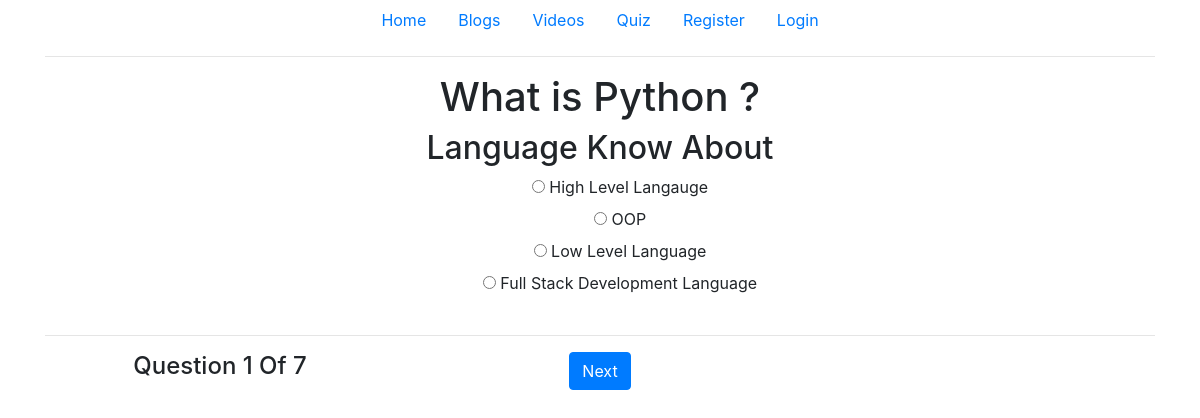
Screenshot of /quiz/startQuiz/ with the database file from the repository.
### quiz/models.py (models this page shows, shortened)
class Question(models.Model):
    quesId = models.IntegerField(primary_key=True)
    quesTitle = models.CharField(max_length=200)
    quesDescription = models.CharField(max_length=200)
    quesCreatedOn = models.DateTimeField()

class Choice(models.Model):
    ques = models.ForeignKey('Question' , on_delete = models.CASCADE)
    choice_1 = models.CharField(max_length=100)
    choice_2 = models.CharField(max_length=100)
    choice_3 = models.CharField(max_length=100)
    choice_4 = models.CharField(max_length=100)
    correctChoice = models.CharField(max_length=100)

### quiz/views.py (the view)
# urls.py: path('startQuiz/' , QuestionView.as_view() , name = 'startquiz'),
class QuestionView(ListView):
    model = Question
    template_name = 'question_list.html'
    paginate_by = 1
    context_object_name = 'QuestionContext'
    def get_context_data(self, **kwargs):
        context = super().get_context_data(**kwargs)
        paginator = Paginator(Question.objects.all(), self.paginate_by)
        page = self.request.GET.get('page')
        if page:
            context['Choices'] = Choice.objects.get(ques = page)
            context['result'] = ''
        else:
            context['Choices'] = Choice.objects.get(ques = Question.objects.all()[0].quesId)
            context['result'] = ''
        return context

### quiz/templates/quiz/question_list.html (shortened to what this page needs)
{% load static %}
{% include "home/header.html" %}
{% block content %}
<div class="container">
 {% for question in page_obj %}
    <h1 class="text-center">{{ question.quesTitle }}</h1>
    <h2 class="text-center">{{ question.quesDescription }}</h2>
 {% endfor %}
 {% if Choices %}
 <div class="row">
     <div class="col-lg-12 text-center">
         <form id="inputForm" method="POST">
         <ul style="list-style: none;">
             <li>
                <input type="radio" value="{{ Choices.choice_1 }}" id="inpRadio" name="choiceselected">
                <label for = "inpRadio">{{ Choices.choice_1 }}</label>
             </li>
             <li>
                <input type="radio" value="{{ Choices.choice_2 }}" id="inpRadio" name="choiceselected">
                 <label for = "inpRadio">{{ Choices.choice_2 }}</label>
            </li>
            <li>
                <input type="radio" value="{{ Choices.choice_3 }}" id="inpRadio" name="choiceselected">
                <label for = "inpRadio">{{ Choices.choice_3 }}</label>
            </li>
            <li>
                <input type="radio" value="{{ Choices.choice_4 }}" id="inpRadio" name="choiceselected">
                <label for = "inpRadio">{{ Choices.choice_4 }}</label>
            </li>
         </ul>
         </form>
     </div>
 </div>
 {% endif %}
 <hr>
 <div class="row">
 <div class="col-lg-4 text-center">
 <span>
     <h4>Question {{ page_obj.number }} Of {{ page_obj.paginator.num_pages }} </h4>
 </span>
 </div>
 {% if page_obj.has_next %}
 <div class="col-lg-4 text-center">
    <a class="btn btn-primary" href="?page={{ page_obj.next_page_number }}" onclick="hitForm()">Next</a>
 </div>
 {% endif %}
 </div>
{% endblock %}
{% include "home/footer.html" %}

### rows the page displays
Question: quesTitle "What is Python ?", quesDescription "Language Know About"
Choice: choice_1 "High Level Langauge", choice_2 "OOP", choice_3 "Low Level Language", choice_4 "Full Stack Development Language"

### other values shown
{{ page_obj.number }} "1"
{{ page_obj.paginator.num_pages }} "7"
